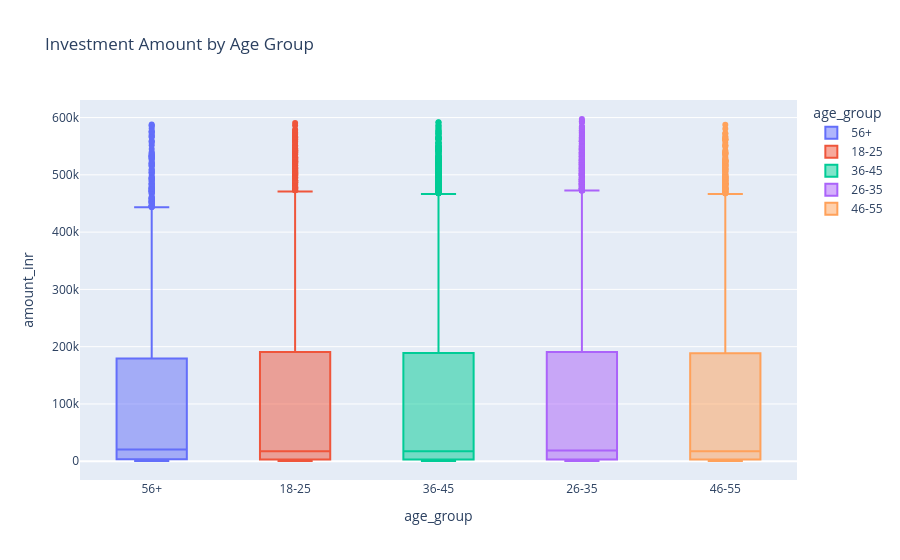

The notebook cell saved with this chart:
### Code cell
fig = px.box(
    transactions,
    x="age_group",
    y="amount_inr",
    color="age_group",
    title="Investment Amount by Age Group"
)

fig.show()

### Figure 1 — Plotly figure (JSON) as saved in the notebook; plotly's stock layout.template omitted (floating-point values rounded to 4 significant figures; data arrays with more than 128 entries replaced by an {"elided": "..."} marker saying what was removed)
{"data": [{"alignmentgroup": "True", "hovertemplate": "age_group=%{x}<br>amount_inr=%{y}<extra></extra>", "legendgroup": "56+", "marker": {"color": "#636efa"}, "name": "56+", "notched": false, "offsetgroup": "56+", "orientation": "v", "showlegend": true, "type": "box", "x": {"elided": "2474 str values"}, "x0": " ", "xaxis": "x", "y": {"elided": "2474 int values"}, "y0": " ", "yaxis": "y"}, {"alignmentgroup": "True", "hovertemplate": "age_group=%{x}<br>amount_inr=%{y}<extra></extra>", "legendgroup": "18-25", "marker": {"color": "#EF553B"}, "name": "18-25", "notched": false, "offsetgroup": "18-25", "orientation": "v", "showlegend": true, "type": "box", "x": {"elided": "4916 str values"}, "x0": " ", "xaxis": "x", "y": {"elided": "4916 int values"}, "y0": " ", "yaxis": "y"}, {"alignmentgroup": "True", "hovertemplate": "age_group=%{x}<br>amount_inr=%{y}<extra></extra>", "legendgroup": "36-45", "marker": {"color": "#00cc96"}, "name": "36-45", "notched": false, "offsetgroup": "36-45", "orientation": "v", "showlegend": true, "type": "box", "x": {"elided": "8146 str values"}, "x0": " ", "xaxis": "x", "y": {"elided": "8146 int values"}, "y0": " ", "yaxis": "y"}, {"alignmentgroup": "True", "hovertemplate": "age_group=%{x}<br>amount_inr=%{y}<extra></extra>", "legendgroup": "26-35", "marker": {"color": "#ab63fa"}, "name": "26-35", "notched": false, "offsetgroup": "26-35", "orientation": "v", "showlegend": true, "type": "box", "x": {"elided": "13463 str values"}, "x0": " ", "xaxis": "x", "y": {"elided": "13463 int values"}, "y0": " ", "yaxis": "y"}, {"alignmentgroup": "True", "hovertemplate": "age_group=%{x}<br>amount_inr=%{y}<extra></extra>", "legendgroup": "46-55", "marker": {"color": "#FFA15A"}, "name": "46-55", "notched": false, "offsetgroup": "46-55", "orientation": "v", "showlegend": true, "type": "box", "x": {"elided": "3779 str values"}, "x0": " ", "xaxis": "x", "y": {"elided": "3779 int values"}, "y0": " ", "yaxis": "y"}], "layout": {"boxmode": "overlay", "legend": {"title": {"text": "age_group"}, "tracegroupgap": 0}, "title": {"text": "Investment Amount by Age Group"}, "xaxis": {"anchor": "y", "categoryarray": ["56+", "18-25", "36-45", "26-35", "46-55"], "categoryorder": "array", "domain": [0, 1], "title": {"text": "age_group"}}, "yaxis": {"anchor": "x", "domain": [0, 1], "title": {"text": "amount_inr"}}}}
